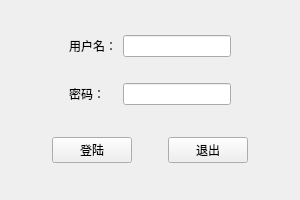
<?xml version="1.0" encoding="UTF-8"?>
<ui version="4.0">
 <class>MainWindow</class>
 <widget class="QMainWindow" name="MainWindow">
  <property name="geometry">
   <rect>
    <x>0</x>
    <y>0</y>
    <width>300</width>
    <height>200</height>
   </rect>
  </property>
  <property name="sizePolicy">
   <sizepolicy hsizetype="Preferred" vsizetype="Preferred">
    <horstretch>0</horstretch>
    <verstretch>0</verstretch>
   </sizepolicy>
  </property>
  <property name="minimumSize">
   <size>
    <width>300</width>
    <height>200</height>
   </size>
  </property>
  <property name="maximumSize">
   <size>
    <width>300</width>
    <height>200</height>
   </size>
  </property>
  <property name="windowTitle">
   <string>登录窗口</string>
  </property>
  <widget class="QWidget" name="centralwidget">
   <layout class="QVBoxLayout" name="verticalLayout">
    <item>
     <widget class="QWidget" name="widget" native="true">
      <property name="sizePolicy">
       <sizepolicy hsizetype="Preferred" vsizetype="Fixed">
        <horstretch>0</horstretch>
        <verstretch>0</verstretch>
       </sizepolicy>
      </property>
      <layout class="QGridLayout" name="gridLayout">
       <property name="leftMargin">
        <number>0</number>
       </property>
       <property name="topMargin">
        <number>0</number>
       </property>
       <property name="rightMargin">
        <number>0</number>
       </property>
       <property name="bottomMargin">
        <number>0</number>
       </property>
       <item row="2" column="2">
        <widget class="QLineEdit" name="lineEdit_2">
         <property name="echoMode">
          <enum>QLineEdit::Password</enum>
         </property>
        </widget>
       </item>
       <item row="0" column="2">
        <widget class="QLineEdit" name="lineEdit"/>
       </item>
       <item row="0" column="0">
        <spacer name="horizontalSpacer_4">
         <property name="orientation">
          <enum>Qt::Horizontal</enum>
         </property>
         <property name="sizeHint" stdset="0">
          <size>
           <width>40</width>
           <height>20</height>
          </size>
         </property>
        </spacer>
       </item>
       <item row="0" column="3">
        <spacer name="horizontalSpacer_5">
         <property name="orientation">
          <enum>Qt::Horizontal</enum>
         </property>
         <property name="sizeHint" stdset="0">
          <size>
           <width>40</width>
           <height>20</height>
          </size>
         </property>
        </spacer>
       </item>
       <item row="0" column="1">
        <widget class="QLabel" name="label">
         <property name="text">
          <string>用户名：</string>
         </property>
        </widget>
       </item>
       <item row="2" column="1">
        <widget class="QLabel" name="label_2">
         <property name="text">
          <string>密码：</string>
         </property>
        </widget>
       </item>
       <item row="1" column="1">
        <spacer name="verticalSpacer">
         <property name="orientation">
          <enum>Qt::Vertical</enum>
         </property>
         <property name="sizeHint" stdset="0">
          <size>
           <width>20</width>
           <height>20</height>
          </size>
         </property>
        </spacer>
       </item>
      </layout>
     </widget>
    </item>
    <item>
     <widget class="QWidget" name="widget_3" native="true">
      <property name="sizePolicy">
       <sizepolicy hsizetype="Preferred" vsizetype="Fixed">
        <horstretch>0</horstretch>
        <verstretch>0</verstretch>
       </sizepolicy>
      </property>
      <layout class="QHBoxLayout" name="horizontalLayout_3">
       <property name="leftMargin">
        <number>0</number>
       </property>
       <property name="topMargin">
        <number>0</number>
       </property>
       <property name="rightMargin">
        <number>0</number>
       </property>
       <property name="bottomMargin">
        <number>0</number>
       </property>
       <item>
        <spacer name="horizontalSpacer">
         <property name="orientation">
          <enum>Qt::Horizontal</enum>
         </property>
         <property name="sizeHint" stdset="0">
          <size>
           <width>40</width>
           <height>20</height>
          </size>
         </property>
        </spacer>
       </item>
       <item>
        <widget class="QPushButton" name="pushButton">
         <property name="text">
          <string>登陆</string>
         </property>
        </widget>
       </item>
       <item>
        <spacer name="horizontalSpacer_3">
         <property name="orientation">
          <enum>Qt::Horizontal</enum>
         </property>
         <property name="sizeType">
          <enum>QSizePolicy::Fixed</enum>
         </property>
         <property name="sizeHint" stdset="0">
          <size>
           <width>30</width>
           <height>20</height>
          </size>
         </property>
        </spacer>
       </item>
       <item>
        <widget class="QPushButton" name="pushButton_2">
         <property name="text">
          <string>退出</string>
         </property>
        </widget>
       </item>
       <item>
        <spacer name="horizontalSpacer_2">
         <property name="orientation">
          <enum>Qt::Horizontal</enum>
         </property>
         <property name="sizeHint" stdset="0">
          <size>
           <width>40</width>
           <height>20</height>
          </size>
         </property>
        </spacer>
       </item>
      </layout>
     </widget>
    </item>
   </layout>
  </widget>
 </widget>
 <resources/>
 <connections/>
</ui>
